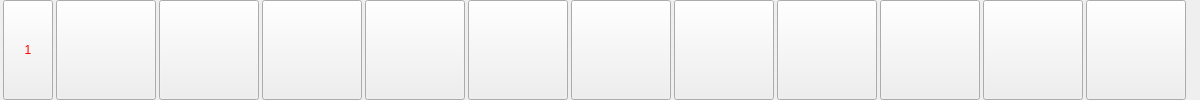
     <widget class="QWidget" name="line0" native="true">
      <property name="minimumSize">
       <size>
        <width>1200</width>
        <height>100</height>
       </size>
      </property>
      <property name="maximumSize">
       <size>
        <width>1200</width>
        <height>100</height>
       </size>
      </property>
      <layout class="QHBoxLayout" name="horizontalLayout_2">
       <property name="spacing">
        <number>0</number>
       </property>
       <property name="sizeConstraint">
        <enum>QLayout::SetNoConstraint</enum>
       </property>
       <property name="leftMargin">
        <number>0</number>
       </property>
       <property name="topMargin">
        <number>0</number>
       </property>
       <property name="rightMargin">
        <number>0</number>
       </property>
       <property name="bottomMargin">
        <number>0</number>
       </property>
       <item>
        <widget class="QToolButton" name="toolButton_38">
         <property name="minimumSize">
          <size>
           <width>50</width>
           <height>100</height>
          </size>
         </property>
         <property name="maximumSize">
          <size>
           <width>50</width>
           <height>100</height>
          </size>
         </property>
         <property name="styleSheet">
          <string notr="true">color: rgb(255, 0, 0);
font: 18pt &quot;华文琥珀&quot;;</string>
         </property>
         <property name="text">
          <string>1</string>
         </property>
         <property name="iconSize">
          <size>
           <width>80</width>
           <height>80</height>
          </size>
         </property>
         <property name="autoRaise">
          <bool>false</bool>
         </property>
        </widget>
       </item>
       <item>
        <widget class="QPushButton" name="col0_0">
         <property name="minimumSize">
          <size>
           <width>100</width>
           <height>100</height>
          </size>
         </property>
         <property name="maximumSize">
          <size>
           <width>100</width>
           <height>100</height>
          </size>
         </property>
         <property name="text">
          <string/>
         </property>
         <property name="iconSize">
          <size>
           <width>100</width>
           <height>100</height>
          </size>
         </property>
        </widget>
       </item>
       <item>
        <widget class="QPushButton" name="col0_1">
         <property name="minimumSize">
          <size>
           <width>100</width>
           <height>100</height>
          </size>
         </property>
         <property name="maximumSize">
          <size>
           <width>100</width>
           <height>100</height>
          </size>
         </property>
         <property name="text">
          <string/>
         </property>
         <property name="iconSize">
          <size>
           <width>100</width>
           <height>100</height>
          </size>
         </property>
        </widget>
       </item>
       <item>
        <widget class="QPushButton" name="col0_2">
         <property name="minimumSize">
          <size>
           <width>100</width>
           <height>100</height>
          </size>
         </property>
         <property name="maximumSize">
          <size>
           <width>100</width>
           <height>100</height>
          </size>
         </property>
         <property name="text">
          <string/>
         </property>
         <property name="iconSize">
          <size>
           <width>100</width>
           <height>100</height>
          </size>
         </property>
        </widget>
       </item>
       <item>
        <widget class="QPushButton" name="col0_3">
         <property name="minimumSize">
          <size>
           <width>100</width>
           <height>100</height>
          </size>
         </property>
         <property name="maximumSize">
          <size>
           <width>100</width>
           <height>100</height>
          </size>
         </property>
         <property name="text">
          <string/>
         </property>
         <property name="iconSize">
          <size>
           <width>100</width>
           <height>100</height>
          </size>
         </property>
        </widget>
       </item>
       <item>
        <widget class="QPushButton" name="col0_4">
         <property name="minimumSize">
          <size>
           <width>100</width>
           <height>100</height>
          </size>
         </property>
         <property name="maximumSize">
          <size>
           <width>100</width>
           <height>100</height>
          </size>
         </property>
         <property name="text">
          <string/>
         </property>
         <property name="iconSize">
          <size>
           <width>100</width>
           <height>100</height>
          </size>
         </property>
        </widget>
       </item>
       <item>
        <widget class="QPushButton" name="col0_5">
         <property name="minimumSize">
          <size>
           <width>100</width>
           <height>100</height>
          </size>
         </property>
         <property name="maximumSize">
          <size>
           <width>100</width>
           <height>100</height>
          </size>
         </property>
         <property name="text">
          <string/>
         </property>
         <property name="iconSize">
          <size>
           <width>100</width>
           <height>100</height>
          </size>
         </property>
        </widget>
       </item>
       <item>
        <widget class="QPushButton" name="col0_6">
         <property name="minimumSize">
          <size>
           <width>100</width>
           <height>100</height>
          </size>
         </property>
         <property name="maximumSize">
          <size>
           <width>100</width>
           <height>100</height>
          </size>
         </property>
         <property name="text">
          <string/>
         </property>
         <property name="iconSize">
          <size>
           <width>100</width>
           <height>100</height>
          </size>
         </property>
        </widget>
       </item>
       <item>
        <widget class="QPushButton" name="col0_7">
         <property name="minimumSize">
          <size>
           <width>100</width>
           <height>100</height>
          </size>
         </property>
         <property name="maximumSize">
          <size>
           <width>100</width>
           <height>100</height>
          </size>
         </property>
         <property name="text">
          <string/>
         </property>
         <property name="iconSize">
          <size>
           <width>100</width>
           <height>100</height>
          </size>
         </property>
        </widget>
       </item>
       <item>
        <widget class="QPushButton" name="col0_8">
         <property name="minimumSize">
          <size>
           <width>100</width>
           <height>100</height>
          </size>
         </property>
         <property name="maximumSize">
          <size>
           <width>100</width>
           <height>100</height>
          </size>
         </property>
         <property name="text">
          <string/>
         </property>
         <property name="iconSize">
          <size>
           <width>100</width>
           <height>100</height>
          </size>
         </property>
        </widget>
       </item>
       <item>
        <widget class="QPushButton" name="col0_9">
         <property name="minimumSize">
          <size>
           <width>100</width>
           <height>100</height>
          </size>
         </property>
         <property name="maximumSize">
          <size>
           <width>100</width>
           <height>100</height>
          </size>
         </property>
         <property name="text">
          <string/>
         </property>
         <property name="iconSize">
          <size>
           <width>100</width>
           <height>100</height>
          </size>
         </property>
        </widget>
       </item>
       <item>
        <widget class="QPushButton" name="col0_10">
         <property name="minimumSize">
          <size>
           <width>100</width>
           <height>100</height>
          </size>
         </property>
         <property name="maximumSize">
          <size>
           <width>100</width>
           <height>100</height>
          </size>
         </property>
         <property name="text">
          <string/>
         </property>
         <property name="iconSize">
          <size>
           <width>100</width>
           <height>100</height>
          </size>
         </property>
        </widget>
       </item>
      </layout>
     </widget>
